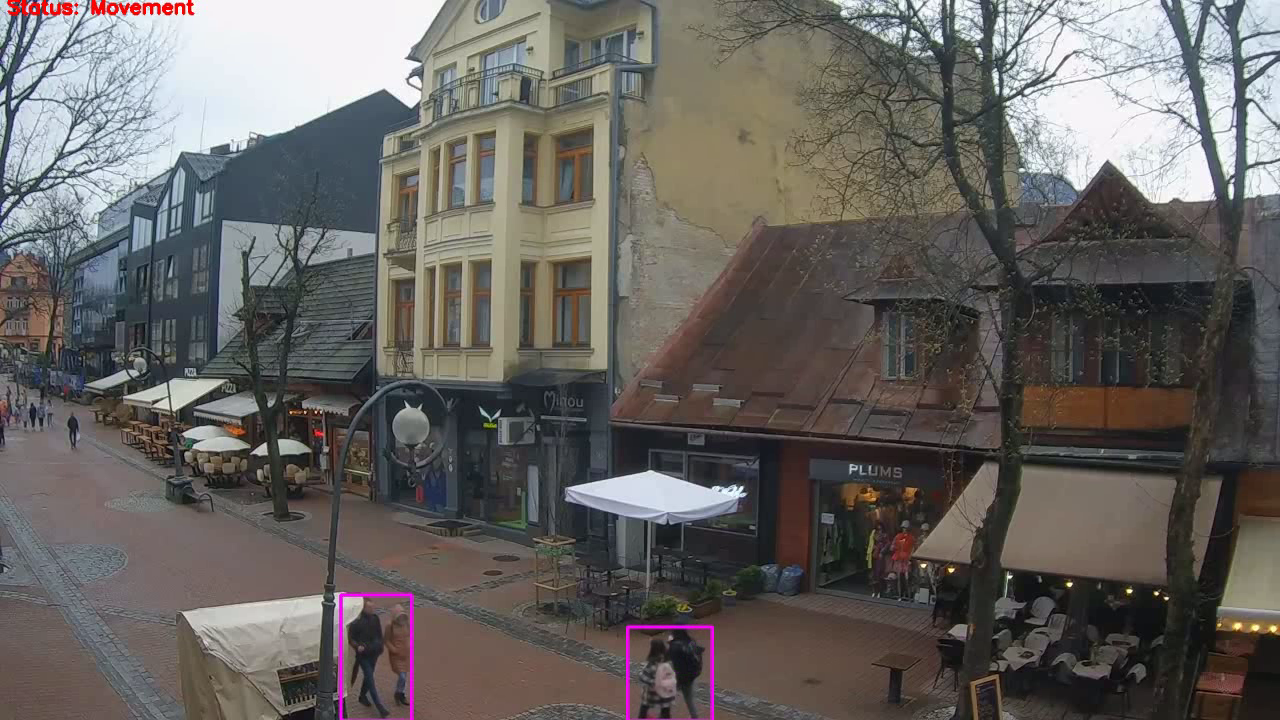
#> input picture frame 2 of output.mp4, 1280 x 720 px, given in place of latest.mp4, which was not available
$ python main.py
#> lines starting #> are read from the running program, lines starting #| are printed output that depends on the picture; after the words box and inside, x2 and y2 are one past the last pixel; in counts of white or black regions, pixels touching at a corner belong together; pictures that were not available may be replaced by others from this repository, and a replacement may not be noted
### arg_parser.py
import argparse


# [20 lines left out: functions str2bool, coords, not called in this run]


def link(s):
    if s == "0":
        return 0
    else:
        return s


def get_args():
    arg_parser = argparse.ArgumentParser(description='''Motion detection''', )

    arg_parser.add_argument(
        '-l', '--link', type=link, default='https://imageserver.webcamera.pl/rec/zakopane/latest.mp4',
        help='Link to camera')
    arg_parser.add_argument(
        '-d', '--debug', type=str2bool, default=False, help='If running a debug mode')
    arg_parser.add_argument(
        '-mul', '--mask-upper-left', type=coords, default=[(0,0)], help='Upper-left point of rectangle to mask in %')
    arg_parser.add_argument(
        '-mlr', '--mask-lower-right', type=coords, default=[(100,100)], help='Lower-right point of rectangle to mask in %')
    arg_parser.add_argument(
        '-s', '--smallest_area', type=int, default=1, help='The smallest area to be considered as motion per mille')

    args = arg_parser.parse_args()
    return args


# [2 lines that do not run on import are left out]

### main.py
import cv2
import numpy as np
from arg_parser import get_args

SCREEN_SIZE = (1280, 720)
DEBUG_SCREEN_SIZE = (600, 400)
DILATED_ITRS = 11
TRESHOLD_VAL = 38
FPS = 20
GAUSS_KERNEL_VAL = 3


def calc_frame(mask, list_of_regions, a=255, b=-1):
    for (mask_upper_left, mask_lower_right) in list_of_regions:
        cv2.rectangle(mask, mask_upper_left, mask_lower_right, a, b)


def main():
    args = get_args()
    debug = args.debug
    link = args.link

    cap = cv2.VideoCapture(link)
    fourcc = cv2.VideoWriter_fourcc(*'mp4v')
    out = cv2.VideoWriter("output.mp4", fourcc, FPS, SCREEN_SIZE)

    size = cap.get(cv2.CAP_PROP_FRAME_WIDTH), cap.get(cv2.CAP_PROP_FRAME_HEIGHT)
    # print(size)
    smallest_area = args.smallest_area * size[0] * size[1] // 1000
    print(smallest_area)

    cord_ = tuple[int, int]
    list_of_regions: list[tuple[cord_, cord_]] = []
    for (upper_left_arg, lower_right_arg) in zip(args.mask_upper_left, args.mask_lower_right):
        if upper_left_arg is not None and lower_right_arg is not None:
            mask_upper_left = tuple(int(el_1 * el_2 / 100) for el_1, el_2 in zip(upper_left_arg, size))
            mask_lower_right = tuple(int(el_1 * el_2 / 100) for el_1, el_2 in zip(lower_right_arg, size))
            print(mask_lower_right, mask_upper_left)
            list_of_regions.append((mask_upper_left, mask_lower_right))
        else:
            mask_upper_left = None
            mask_lower_right = None

    _, frame1 = cap.read()
#> frame1 is the input picture: shape (720, 1280, 3); mean B, G, R 97.4, 100.2, 103.5
    _, frame2 = cap.read()
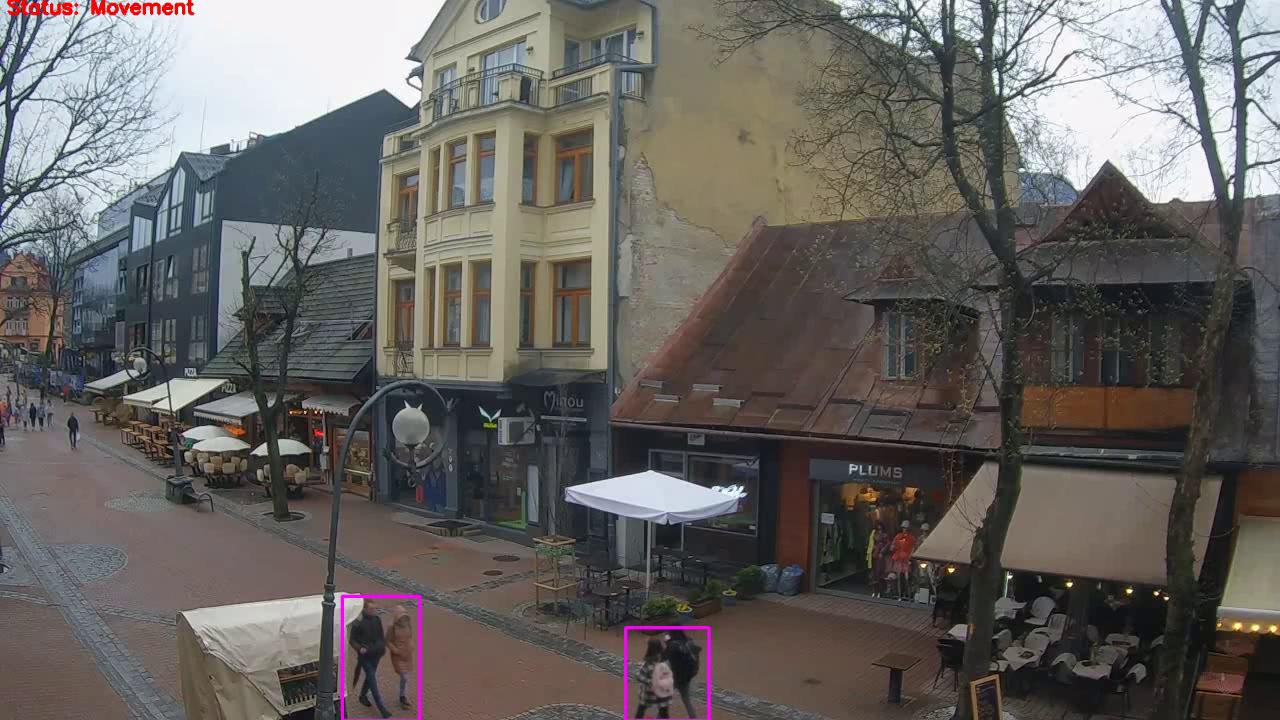
#> input picture frame 3 of output.mp4, 1280 x 720 px, given in place of latest.mp4, which was not available
#> frame2 is the input picture: shape (720, 1280, 3); mean B, G, R 97.3, 100.2, 103.4

    mask = np.zeros(frame1.shape[:2], dtype="uint8")
    calc_frame(mask, list_of_regions)


    while cap.isOpened():
        # if mask is not None:
        frame1_with_mask = cv2.bitwise_and(frame1, frame1, mask=mask)
        frame2_with_mask = cv2.bitwise_and(frame2, frame2, mask=mask)
        diff = cv2.absdiff(frame1_with_mask, frame2_with_mask)
        calc_frame(frame1, list_of_regions, (255, 0, 0), 3)

        gray = cv2.cvtColor(diff, cv2.COLOR_BGR2GRAY)
        blur = cv2.GaussianBlur(gray, (GAUSS_KERNEL_VAL, GAUSS_KERNEL_VAL), 0)
        _, thresh = cv2.threshold(blur, TRESHOLD_VAL, 255, cv2.THRESH_BINARY)
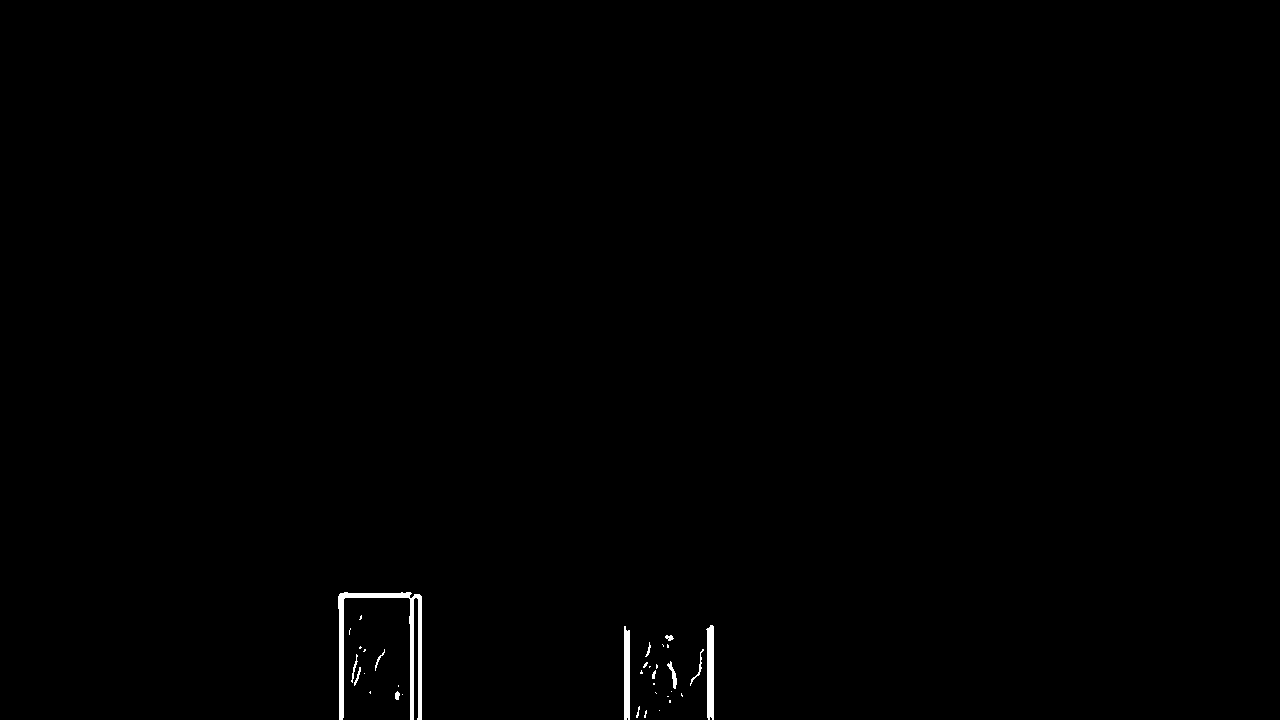
#> thresh: shape (720, 1280); 0.41% white; 35 white regions (22 under 20 px), largest, box (x1, y1, x2, y2) and area: (338, 592, 422, 720) 2011, (706, 625, 714, 720) 650, (624, 626, 630, 720) 545
        dilated = cv2.dilate(thresh, None, iterations=DILATED_ITRS)
#> dilated: shape (720, 1280); 2.6% white; 2 white regions
        contours, _ = cv2.findContours(dilated, cv2.RETR_TREE, cv2.CHAIN_APPROX_SIMPLE)
#> contours = 4 contours, 1 with area under 20; largest, box (x1, y1, x2, y2) and area: (327, 581, 433, 720) 13644, (613, 614, 725, 720) 10398, (361, 608, 400, 675) 1025

        cv2.putText(frame1, "Movement video status", (10, 20), cv2.FONT_HERSHEY_SIMPLEX, 1, (0, 0, 255), 3)
#> frame1: shape (720, 1280, 3); mean B, G, R 97.9, 98, 102.2
        for contour in contours:
            (x, y, w, h) = cv2.boundingRect(contour)
            if cv2.contourArea(contour) < smallest_area:
                continue
            else:
                cv2.rectangle(frame1, (x, y), (x + w, y + h), (255, 0, 255), 3)
#> this loop made 4 passes
#> (x, y, w, h) on passes 1 to 4: (613, 614, 112, 106), (640, 689, 3, 7), (327, 581, 106, 139), (361, 608, 39, 67)
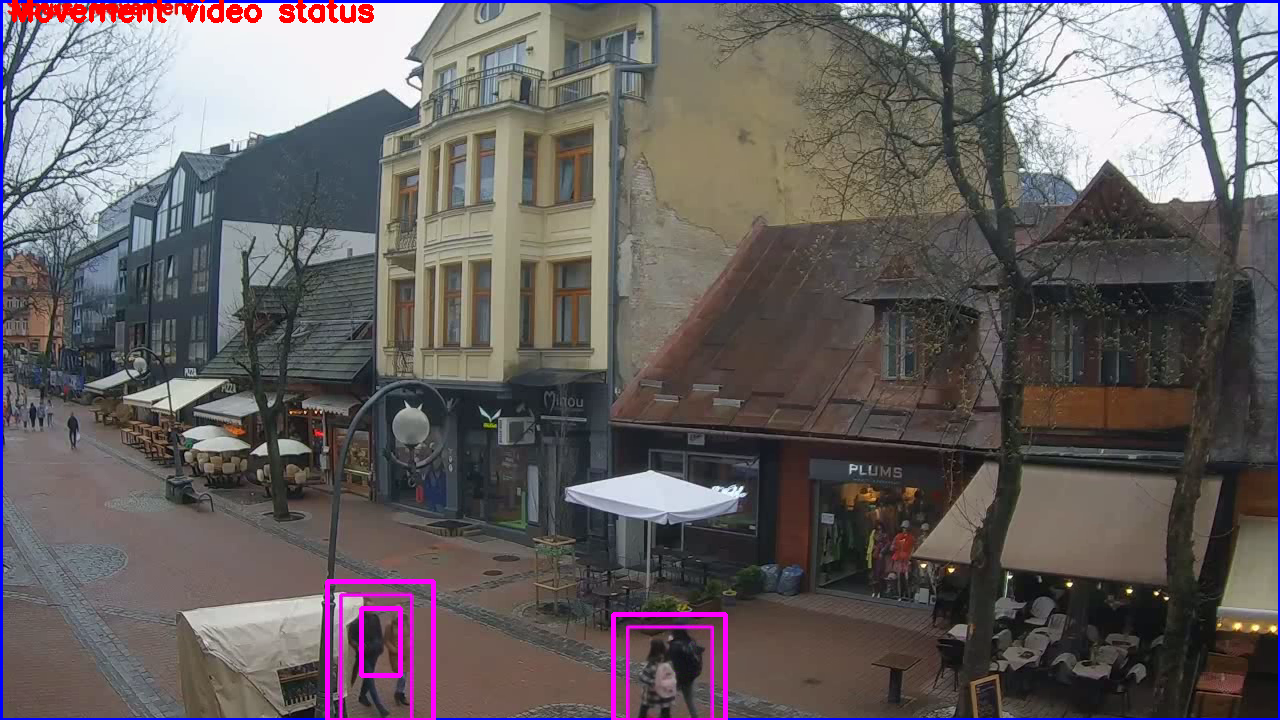
#> frame1: shape (720, 1280, 3); mean B, G, R 98.8, 97.7, 103.2


        image = cv2.resize(frame1, SCREEN_SIZE)
        out.write(image)

        if debug:
            titles = ["Frame1", "Frame2", "Frame1 and Frame2 diff", "Gray on diff", "Blurred grey",
                      "Threshold", "Dilated with threshold", "Result"]
            images = [frame1, frame2, diff, gray, blur, thresh, dilated, frame1]
            images = [cv2.resize(image, DEBUG_SCREEN_SIZE) for image in images]
            for title_and_image in zip(titles, images):
                cv2.imshow(*title_and_image)

            cv2.waitKey(0)
        else:
            frame1 = cv2.resize(frame1, SCREEN_SIZE)
            cv2.imshow("Result", frame1)
            # frame1_with_mask = cv2.resize(frame1_with_mask, SCREEN_SIZE)
            # cv2.imshow("Result", frame1_with_mask)

        frame1 = frame2
        _, frame2 = cap.read()
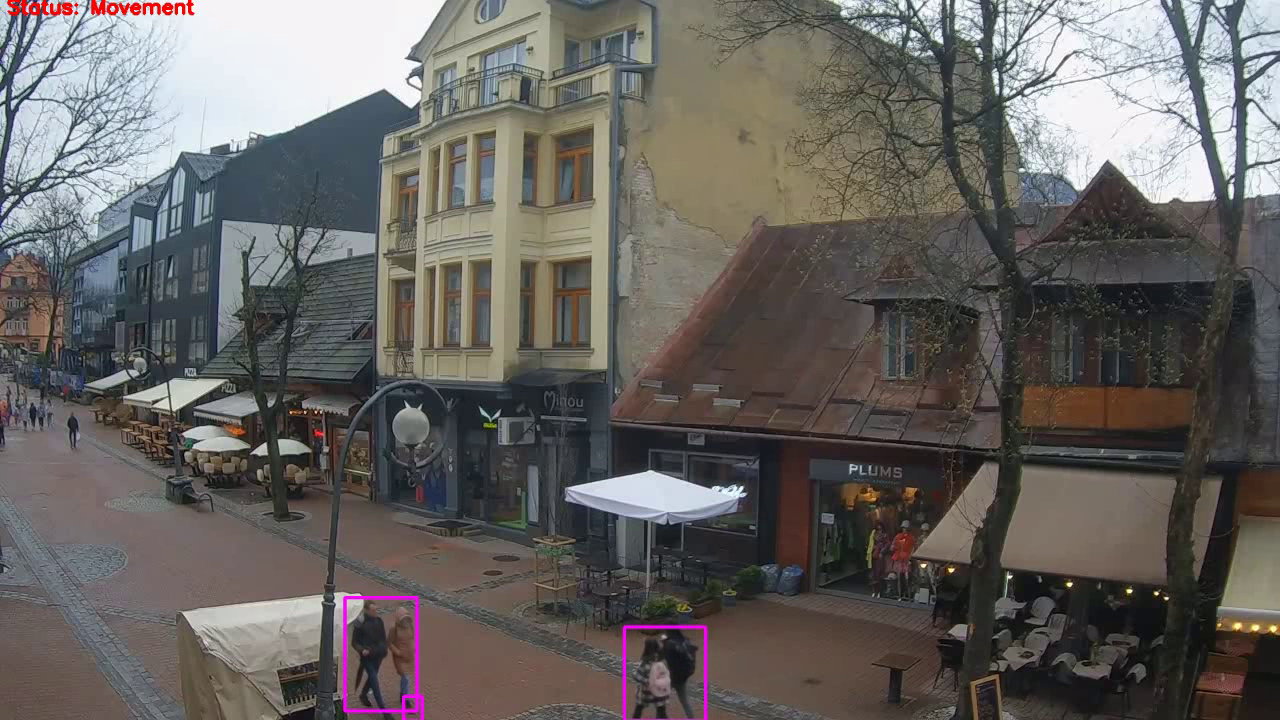
#> input picture frame 4 of output.mp4, 1280 x 720 px, given in place of latest.mp4, which was not available
#> frame2 is the input picture: shape (720, 1280, 3); mean B, G, R 97.4, 100.2, 103.5

        if cv2.waitKey(7) == ord('q') or frame2 is None:
#> (key q is pressed here)
            break

    cv2.destroyAllWindows()
    cap.release()
    out.release()


if __name__ == "__main__":
    main()

$ run again, starting later in the video
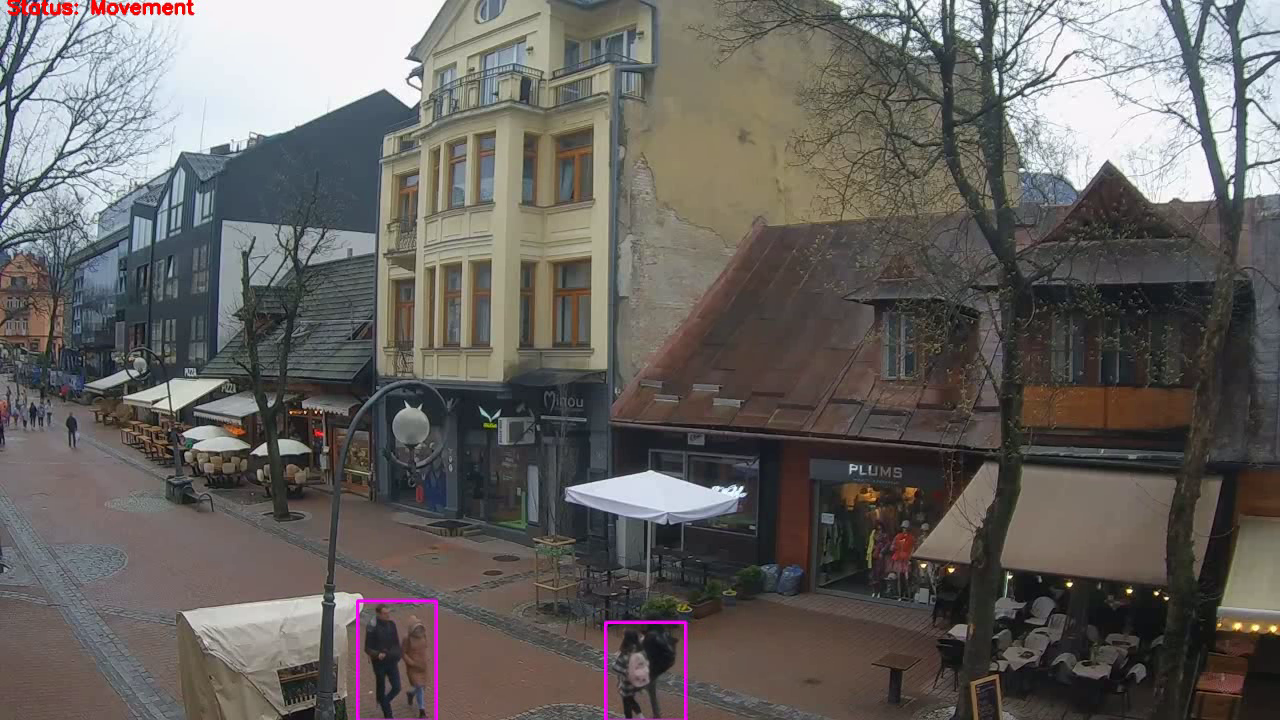
#> input picture frame 11 of output.mp4, 1280 x 720 px, given in place of latest.mp4, which was not available
#> in main, frame1 is the input picture: shape (720, 1280, 3); mean B, G, R 97.4, 100.2, 103.4
#> in main, `_, thresh = cv2.threshold(blur, TRESHOLD_VAL, 255, cv2.THRESH_BINARY)`:
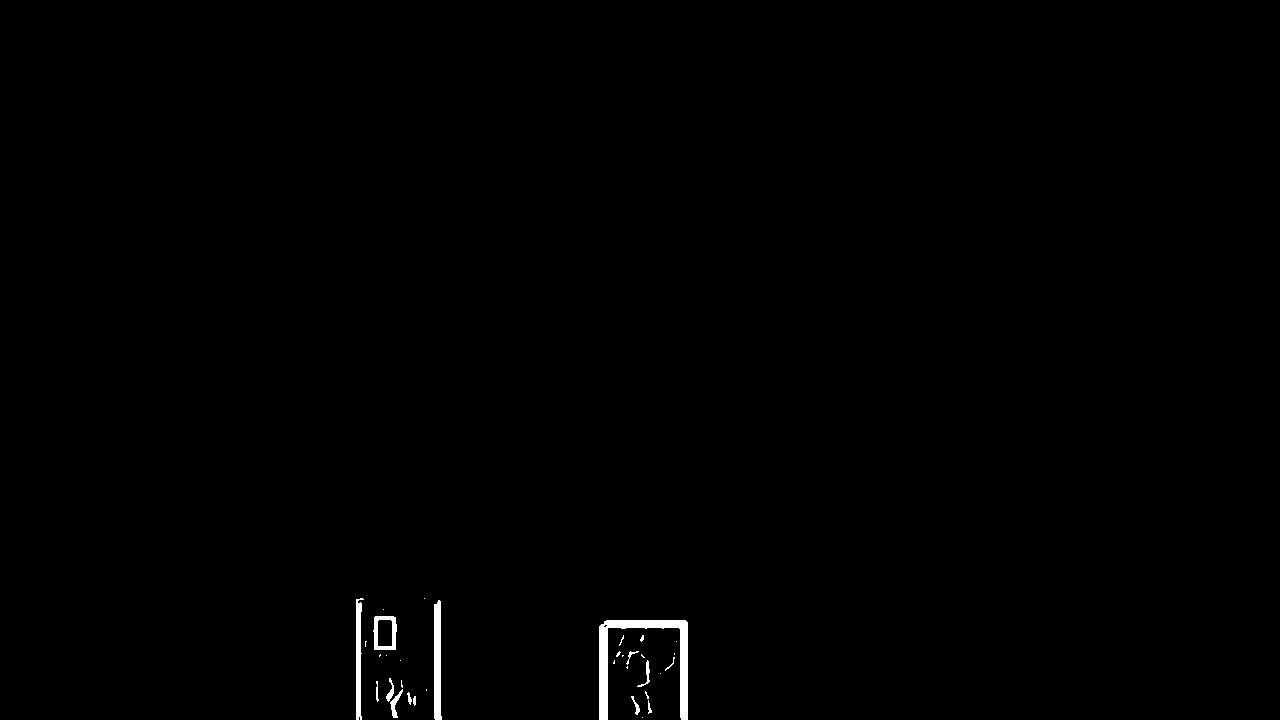
#> thresh: shape (720, 1280); 0.52% white; 34 white regions (20 under 20 px), largest, box (x1, y1, x2, y2) and area: (599, 620, 688, 720) 2252, (434, 600, 442, 720) 828, (356, 598, 364, 720) 615
#> dilated: shape (720, 1280); 2.7% white; 2 white regions
#> contours = 4 contours, 1 with area under 20; largest, box (x1, y1, x2, y2) and area: (345, 587, 453, 720) 12296, (588, 609, 699, 720) 11660, (654, 639, 666, 654) 97
#> the loop in main, `for contour in contours:` made 4 passes
#> (x, y, w, h) on passes 1 to 4: (588, 609, 111, 111), (654, 639, 12, 15), (345, 587, 108, 133), (371, 667, 8, 4)
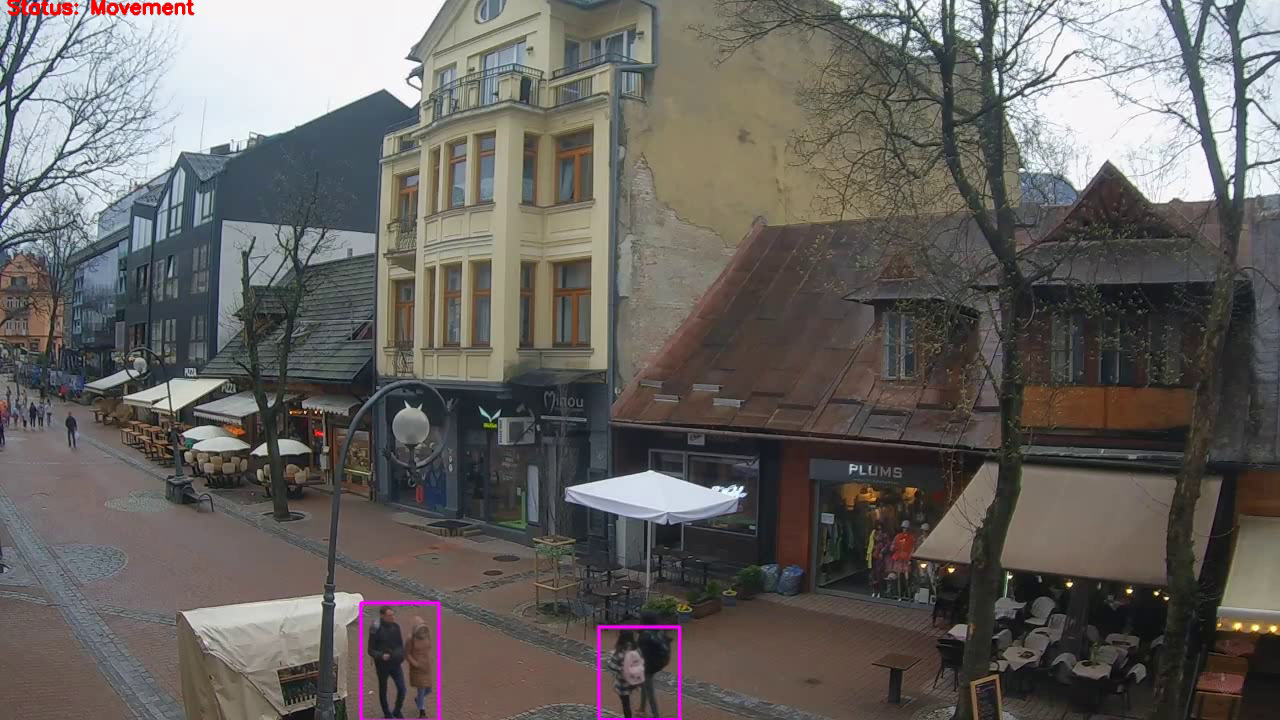
#> input picture frame 13 of output.mp4, 1280 x 720 px, given in place of latest.mp4, which was not available
#> in main, frame2 is the input picture: shape (720, 1280, 3); mean B, G, R 97.4, 100.3, 103.5
